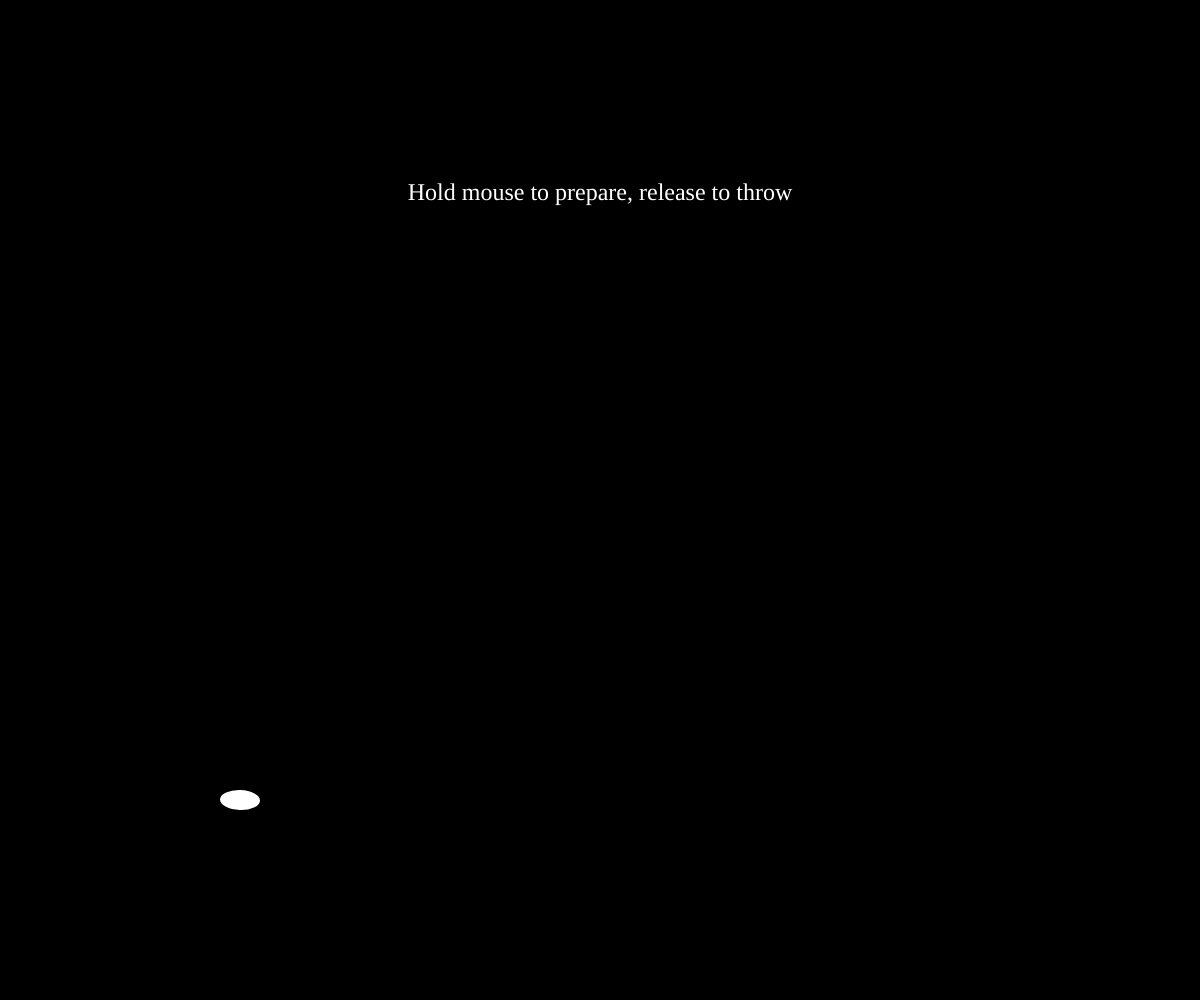
Frame 1 (no input)
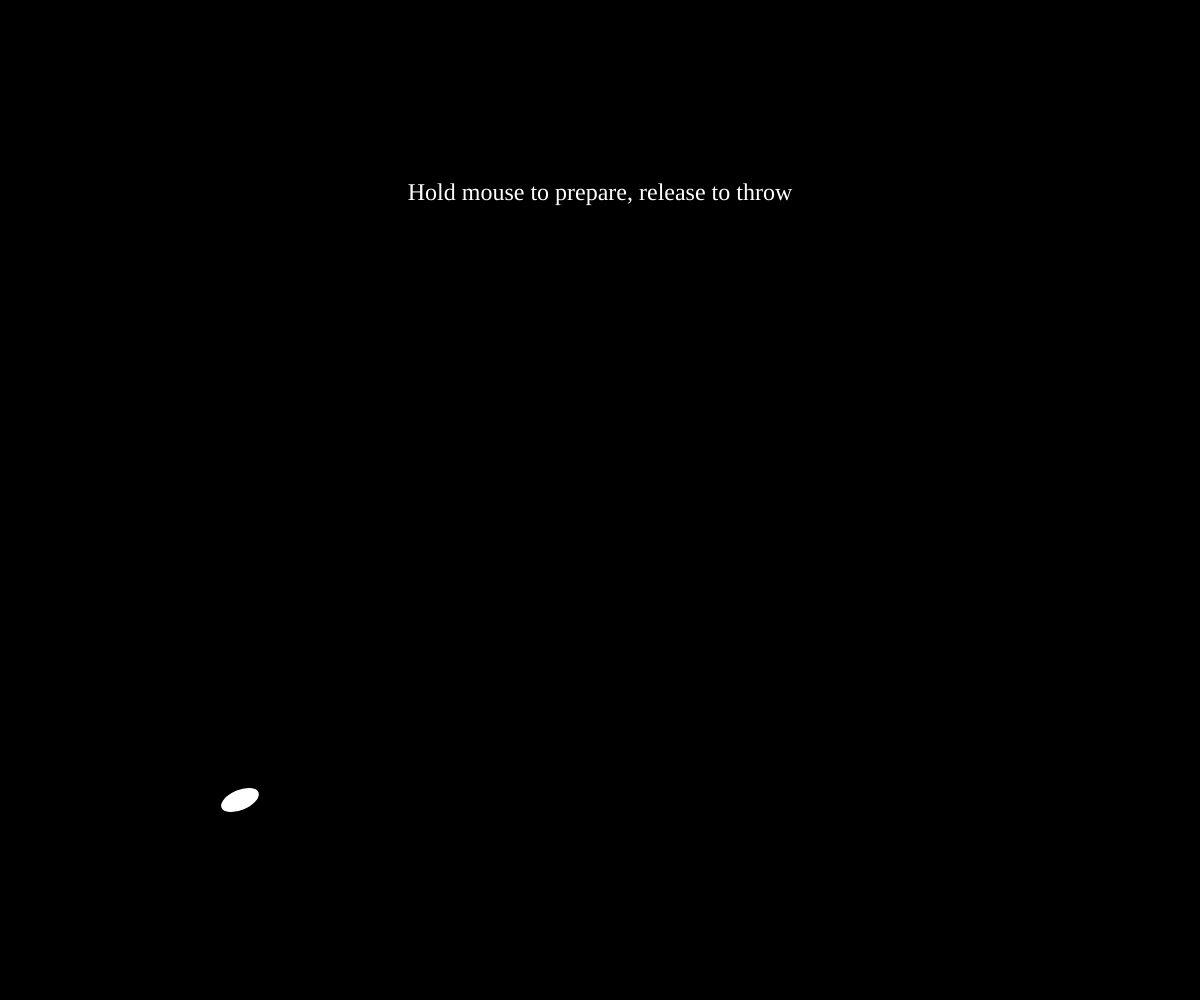
Frame 60 (no input)
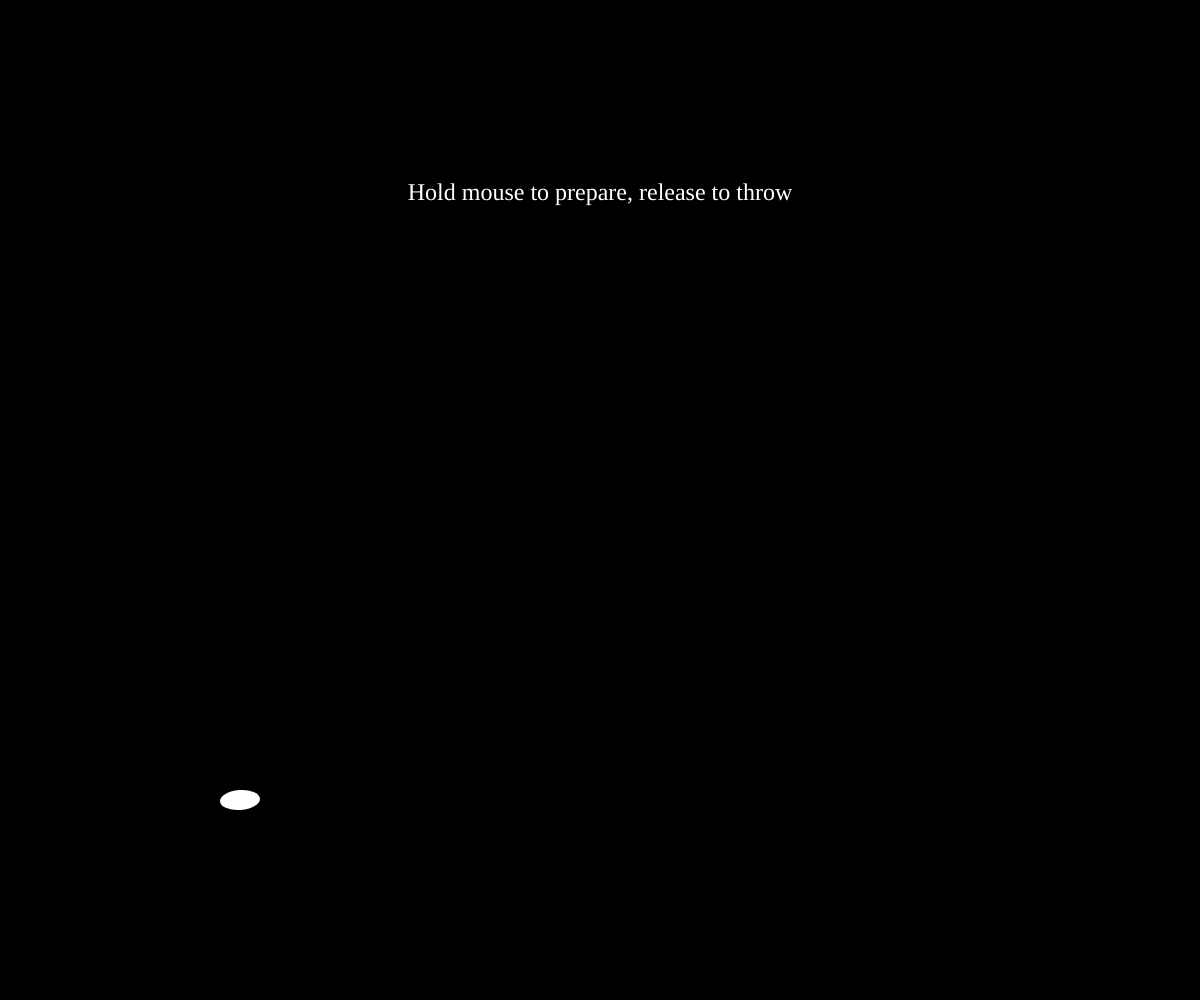
Frame 120 (the mouse pressed at the canvas centre since frame 60)

The p5.js sketch that drew these frames (run headless with seeded random() and noise() and a simulated clock; from frame 60 on, the mouse is pressed at the canvas centre):

// p5.js sketch
// ── sketch.js
// === Skipping Stone Memory - Accurate Skipping Physics ===
// Responsive full screen, elliptical stone, realistic skipping, Earthtone font

if (!document.body || !document.head) {
  console.error("Error: <head> or <body> tag is missing in the HTML file.");
  alert("Please ensure your HTML file contains <head> and <body> tags.");
}

let stone;
let skipping = false;
let words = ["miku", "lost", "echo", "what if", "sleepy", "hungry", "tired", "回家", "never gonna give you up", "wish", "shit", "拉磨", "alcohol", "吃"];
let flashes = [];
let prepTime = 0;
let startTime;

function preload() {
  earthtone = loadFont;
}

function setup() {
  let cnv = createCanvas(windowWidth, windowHeight);
  cnv.parent(document.body);
  stone = new Stone();
  textFont(earthtone);
  textSize(24);
  noCursor();
}

function draw() {
  background(0);

  if (!skipping) {
    fill(255);
    noStroke();
    textAlign(CENTER);
    text("Hold mouse to prepare, release to throw", width / 2, height / 5);
  }

  stone.update();
  stone.display();

  for (let i = flashes.length - 1; i >= 0; i--) {
    flashes[i].update();
    flashes[i].display();
    if (flashes[i].finished()) {
      flashes.splice(i, 1);
    }
  }
}

function windowResized() {
  resizeCanvas(windowWidth, windowHeight);
  if (!skipping) stone.reset();
}

function mousePressed() {
  if (!skipping) {
    startTime = millis();
  }
}

function mouseReleased() {
  if (!skipping) {
    prepTime = constrain(millis() - startTime, 100, 4000);
    stone.throw(prepTime);
    skipping = true;
  }
}

class Stone {
  constructor() {
    this.reset();
  }

  reset() {
    this.x = width * 0.2;
    this.y = height * 0.8;
    this.vx = 0;
    this.vy = 0;
    this.radiusX = 20;
    this.radiusY = 10;
    this.gravity = 0.6;
    this.bounceFactor = 0.6;
    this.skipsRemaining = 0;
    this.state = "ready";
    this.osc = 0;
  }

  throw(power) {
    let jumpPower = map(power, 100, 4000, 6, 18);
    this.vx = jumpPower;
    this.vy = -jumpPower * 0.4;
    this.skipsRemaining = int(map(power, 100, 4000, 3, 12));
    this.state = "fly";
  }

  update() {
    if (this.state === "ready") {
      this.osc += 0.08;
    } else if (this.state === "fly") {
      this.x += this.vx;
      this.y += this.vy;
      this.vy += this.gravity;

      if (this.y >= height * 0.8 && this.vy > 0 && this.skipsRemaining > 0) {
        this.vy *= -this.bounceFactor;
        this.flashWord();
        this.skipsRemaining--;
      }

      if (this.x > width || this.skipsRemaining <= 0) {
        this.reset();
        skipping = false;
      }
    }
  }

  display() {
    push();
    translate(this.x, this.y);
    rotate(this.state === "ready" ? sin(this.osc) * 0.4 : 0);
    fill(255);
    noStroke();
    ellipse(0, 0, this.radiusX * 2, this.radiusY * 2);
    pop();
  }

  flashWord() {
    let word = random(words);
    let fx = this.x + random(-30, 30);
    let fy = this.y - random(20, 60);
    flashes.push(new FlashText(word, fx, fy));
  }
}

class FlashText {
  constructor(word, x, y) {
    this.word = word;
    this.x = x;
    this.y = y;
    this.alpha = 255;
  }

  update() {
    this.alpha -= 20;
  }

  display() {
    fill(255, this.alpha);
    textAlign(CENTER);
    text(this.word, this.x, this.y);
  }

  finished() {
    return this.alpha <= 0;
  }
}
